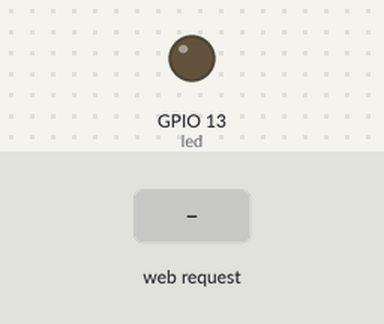
Bench run of a sketch on a simulated ESP32. On the bench: output pins drawn as LEDs (lit = HIGH). Inputs (shaded band) come from the test bench. WiFi joins after 1.5 s; servers stay silent unless stated; what the sketch prints to the serial monitor is not drawn.

Above: at 2.7 s.
2.8 s: HTTP request GET /ledDiming?ledval=1 received
At 4.0 s:
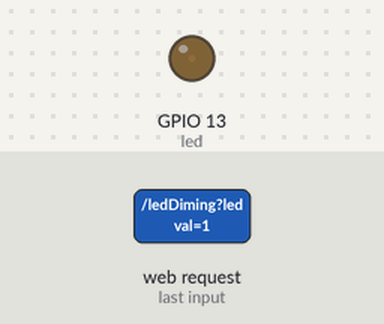
4.3 s: HTTP request GET /ledDiming?ledval=120 received
At 5.4 s:
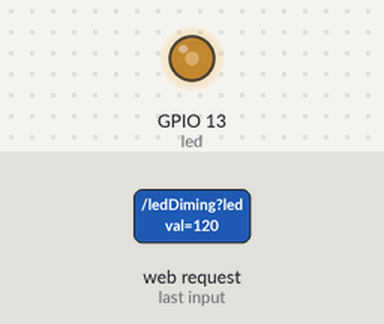
Timing chart, 0 to 7.3 s (numbered marks = the images above; inputs shaded):
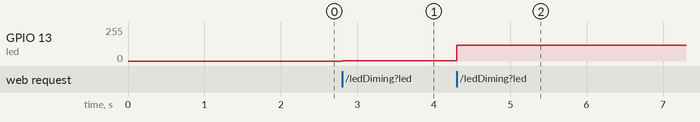

Measured:
- after the input at 2.8 s, GPIO 13 (led): 0/255 → 1/255 at once
- after the input at 4.3 s, GPIO 13 (led): 1/255 → 120/255 at once

The sketch:

sketch_oct31a.ino
```cpp
#include <WiFi.h>
#include <WiFiClient.h>
#include <WebServer.h>
#include <ESPmDNS.h>
/*#include <dht.h>
dht DHT;*/

const char* ssid = "SUGAR C11";
const char* password = "xxxxxxxx";
WebServer server(80);

const int led = 13;
char webSite[1000];

void handleRoot() {

  snprintf(webSite,1000,"<!DOCTYPE html><html lang=\"en\"><head> <meta charset=\"UTF-8\"> <meta name=\"viewport\" content=\"width=device-width, initial-scale=1.0\"> <title>Diming LED</title> <script src=\"https://code.jquery.com/jquery-3.3.1.js\"></script> <script>$(document).ready(function(){$(\"[type=range]\").change(function(){var ledvalue=$(\"#led\").val(); $(\".ledvalue\").text(ledvalue);});}); </script> <style>body{background-color: lightgoldenrodyellow;}.container{display: flex; flex-direction: column; align-items: center;}.btn{padding: 0.3em 0.5em; font-size: 1.5em;}</style></head><body> <div class=\"container\"> <h1>LED Diming</h1> <h3>LED Light=<span class='ledvalue'>0</span></h3> <form action=\"ledDiming\" method=\"get\" id=\"form1\"> <input type=\"range\" name=\"ledval\" id=\"led\" min=\"0\" max=\"255\"> </form> <br><button type=\"submit\" form=\"form1\" value=\"Submit\" class=\"btn\">Submit</button> </div></body></html>");
  server.send(200, "text/html", webSite);
}

void handleNotFound() {
  digitalWrite(led, 1);
  String message = "File Not Found\n\n";
  message += "URI: ";
  message += server.uri();
  message += "\nMethod: ";
  message += (server.method() == HTTP_GET) ? "GET" : "POST";
  message += "\nArguments: ";
  message += server.args();
  message += "\n";
  for (uint8_t i = 0; i < server.args(); i++) {
    message += " " + server.argName(i) + ": " + server.arg(i) + "\n";
  }
  server.send(404, "text/plain", message);
  digitalWrite(led, 0);
}

void ledon(){
  digitalWrite(led,1);
}
void ledoff(){
  digitalWrite(led,0);
}

void setup(void) {
  ledcSetup(0,5000,8);
  ledcAttachPin(led,0);
  pinMode(led, OUTPUT);
  digitalWrite(led, 0);
  Serial.begin(115200);
  WiFi.mode(WIFI_STA);
  WiFi.begin(ssid, password);
  Serial.println("");

  // Wait for connection
  while (WiFi.status() != WL_CONNECTED) {
    delay(500);
    Serial.print(".");
  }
  Serial.println("");
  Serial.print("Connected to ");
  Serial.println(ssid);
  Serial.print("IP address: ");
  Serial.println(WiFi.localIP());

  if (MDNS.begin("esp32")) {
    Serial.println("MDNS responder started");
  }

  server.on("/", handleRoot);
  server.on("/ledDiming",ledDiming);
  server.on("/inline",[](){
    server.send(200,"text/plain","this works as well");
    });
  server.onNotFound(handleNotFound);
  server.begin();
  Serial.println("HTTP server started");
}
void ledDiming(){
  int led_Diming=server.arg("ledval").toInt();
  ledcWrite(0,led_Diming);
  server.send(200,"text/html",webSite);
}


void loop(void) {
  server.handleClient();
}
```
